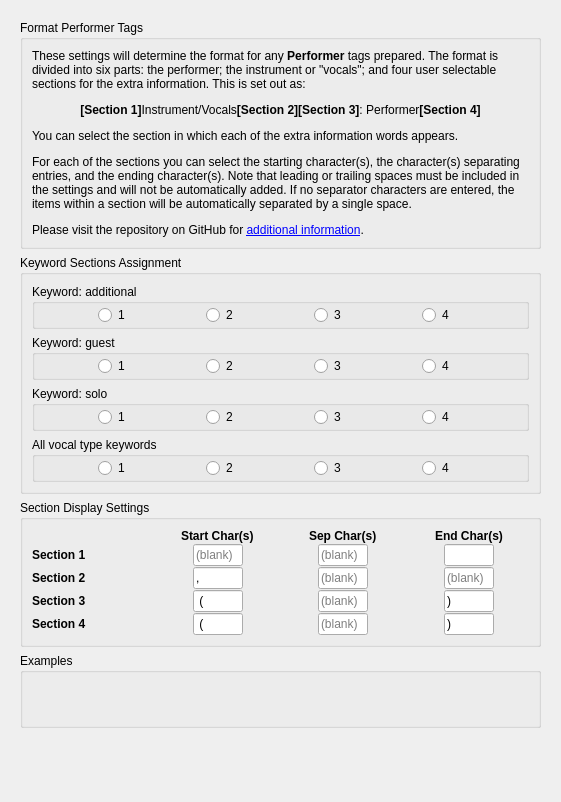
<?xml version="1.0" encoding="UTF-8"?>
<ui version="4.0">
 <class>FormatPerformerTagsOptionsPage</class>
 <widget class="QWidget" name="FormatPerformerTagsOptionsPage">
  <property name="geometry">
   <rect>
    <x>0</x>
    <y>0</y>
    <width>561</width>
    <height>802</height>
   </rect>
  </property>
  <property name="minimumSize">
   <size>
    <width>360</width>
    <height>0</height>
   </size>
  </property>
  <property name="windowTitle">
   <string>Form</string>
  </property>
  <layout class="QVBoxLayout" name="verticalLayout">
   <item>
    <widget class="QScrollArea" name="scrollArea">
     <property name="frameShape">
      <enum>QFrame::NoFrame</enum>
     </property>
     <property name="widgetResizable">
      <bool>true</bool>
     </property>
     <widget class="QWidget" name="scrollAreaWidgetContents">
      <property name="geometry">
       <rect>
        <x>0</x>
        <y>-13</y>
        <width>529</width>
        <height>848</height>
       </rect>
      </property>
      <layout class="QVBoxLayout" name="verticalLayout_2">
       <item>
        <widget class="QGroupBox" name="gb_description">
         <property name="title">
          <string>Format Performer Tags</string>
         </property>
         <layout class="QVBoxLayout" name="verticalLayout_3">
          <item>
           <widget class="QLabel" name="format_description">
            <property name="sizePolicy">
             <sizepolicy hsizetype="Preferred" vsizetype="Minimum">
              <horstretch>0</horstretch>
              <verstretch>0</verstretch>
             </sizepolicy>
            </property>
            <property name="text">
             <string>&lt;html&gt;&lt;head/&gt;&lt;body&gt;&lt;p&gt;These settings will determine the format for any &lt;span style=&quot; font-weight:600;&quot;&gt;Performer&lt;/span&gt; tags prepared. The format is divided into six parts: the performer; the instrument or &amp;quot;vocals&amp;quot;; and four user selectable sections for the extra information. This is set out as:&lt;/p&gt;&lt;p align=&quot;center&quot;&gt;&lt;span style=&quot; font-weight:600;&quot;&gt;[Section 1]&lt;/span&gt;Instrument/Vocals&lt;span style=&quot; font-weight:600;&quot;&gt;[Section 2][Section 3]&lt;/span&gt;: Performer&lt;span style=&quot; font-weight:600;&quot;&gt;[Section 4]&lt;/span&gt;&lt;/p&gt;&lt;p&gt;You can select the section in which each of the extra information words appears.&lt;/p&gt;&lt;p&gt;For each of the sections you can select the starting character(s), the character(s) separating entries, and the ending character(s). Note that leading or trailing spaces must be included in the settings and will not be automatically added. If no separator characters are entered, the items within a section will be automatically separated by a single space.&lt;/p&gt;&lt;p&gt;Please visit the repository on GitHub for &lt;a href=&quot;https://github.com/rdswift/picard-plugins/blob/2.0_RDS_Plugins/plugins/format_performer_tags/docs/README.md&quot;&gt;&lt;span style=&quot; text-decoration: underline; color:#0000ff;&quot;&gt;additional information&lt;/span&gt;&lt;/a&gt;.&lt;/p&gt;&lt;/body&gt;&lt;/html&gt;</string>
            </property>
            <property name="wordWrap">
             <bool>true</bool>
            </property>
           </widget>
          </item>
         </layout>
        </widget>
       </item>
       <item>
        <widget class="QGroupBox" name="gb_word_groups">
         <property name="title">
          <string>Keyword Sections Assignment</string>
         </property>
         <layout class="QVBoxLayout" name="verticalLayout_5">
          <item>
           <widget class="QGroupBox" name="group_additonal">
            <property name="title">
             <string>Keyword: additional</string>
            </property>
            <layout class="QHBoxLayout" name="horizontalLayout">
             <property name="leftMargin">
              <number>1</number>
             </property>
             <property name="topMargin">
              <number>1</number>
             </property>
             <property name="rightMargin">
              <number>1</number>
             </property>
             <property name="bottomMargin">
              <number>1</number>
             </property>
             <item>
              <widget class="QRadioButton" name="additional_rb_1">
               <property name="maximumSize">
                <size>
                 <width>40</width>
                 <height>16777215</height>
                </size>
               </property>
               <property name="text">
                <string>1</string>
               </property>
              </widget>
             </item>
             <item>
              <widget class="QRadioButton" name="additional_rb_2">
               <property name="maximumSize">
                <size>
                 <width>40</width>
                 <height>16777215</height>
                </size>
               </property>
               <property name="text">
                <string>2</string>
               </property>
              </widget>
             </item>
             <item>
              <widget class="QRadioButton" name="additional_rb_3">
               <property name="maximumSize">
                <size>
                 <width>40</width>
                 <height>16777215</height>
                </size>
               </property>
               <property name="text">
                <string>3</string>
               </property>
              </widget>
             </item>
             <item>
              <widget class="QRadioButton" name="additional_rb_4">
               <property name="maximumSize">
                <size>
                 <width>40</width>
                 <height>16777215</height>
                </size>
               </property>
               <property name="text">
                <string>4</string>
               </property>
              </widget>
             </item>
            </layout>
           </widget>
          </item>
          <item>
           <widget class="QGroupBox" name="group_guest">
            <property name="title">
             <string>Keyword: guest</string>
            </property>
            <layout class="QHBoxLayout" name="horizontalLayout_2">
             <property name="leftMargin">
              <number>1</number>
             </property>
             <property name="topMargin">
              <number>1</number>
             </property>
             <property name="rightMargin">
              <number>1</number>
             </property>
             <property name="bottomMargin">
              <number>1</number>
             </property>
             <item>
              <widget class="QRadioButton" name="guest_rb_1">
               <property name="maximumSize">
                <size>
                 <width>40</width>
                 <height>16777215</height>
                </size>
               </property>
               <property name="text">
                <string>1</string>
               </property>
              </widget>
             </item>
             <item>
              <widget class="QRadioButton" name="guest_rb_2">
               <property name="maximumSize">
                <size>
                 <width>40</width>
                 <height>16777215</height>
                </size>
               </property>
               <property name="text">
                <string>2</string>
               </property>
              </widget>
             </item>
             <item>
              <widget class="QRadioButton" name="guest_rb_3">
               <property name="maximumSize">
                <size>
                 <width>40</width>
                 <height>16777215</height>
                </size>
               </property>
               <property name="text">
                <string>3</string>
               </property>
              </widget>
             </item>
             <item>
              <widget class="QRadioButton" name="guest_rb_4">
               <property name="maximumSize">
                <size>
                 <width>40</width>
                 <height>16777215</height>
                </size>
               </property>
               <property name="text">
                <string>4</string>
               </property>
              </widget>
             </item>
            </layout>
           </widget>
          </item>
          <item>
           <widget class="QGroupBox" name="group_solo">
            <property name="title">
             <string>Keyword: solo</string>
            </property>
            <layout class="QHBoxLayout" name="horizontalLayout_3">
             <property name="leftMargin">
              <number>1</number>
             </property>
             <property name="topMargin">
              <number>1</number>
             </property>
             <property name="rightMargin">
              <number>1</number>
             </property>
             <property name="bottomMargin">
              <number>1</number>
             </property>
             <item>
              <widget class="QRadioButton" name="solo_rb_1">
               <property name="maximumSize">
                <size>
                 <width>40</width>
                 <height>16777215</height>
                </size>
               </property>
               <property name="text">
                <string>1</string>
               </property>
              </widget>
             </item>
             <item>
              <widget class="QRadioButton" name="solo_rb_2">
               <property name="maximumSize">
                <size>
                 <width>40</width>
                 <height>16777215</height>
                </size>
               </property>
               <property name="text">
                <string>2</string>
               </property>
              </widget>
             </item>
             <item>
              <widget class="QRadioButton" name="solo_rb_3">
               <property name="maximumSize">
                <size>
                 <width>40</width>
                 <height>16777215</height>
                </size>
               </property>
               <property name="text">
                <string>3</string>
               </property>
              </widget>
             </item>
             <item>
              <widget class="QRadioButton" name="solo_rb_4">
               <property name="maximumSize">
                <size>
                 <width>40</width>
                 <height>16777215</height>
                </size>
               </property>
               <property name="text">
                <string>4</string>
               </property>
              </widget>
             </item>
            </layout>
           </widget>
          </item>
          <item>
           <widget class="QGroupBox" name="group_vocals">
            <property name="title">
             <string>All vocal type keywords</string>
            </property>
            <layout class="QHBoxLayout" name="horizontalLayout_4">
             <property name="leftMargin">
              <number>1</number>
             </property>
             <property name="topMargin">
              <number>1</number>
             </property>
             <property name="rightMargin">
              <number>1</number>
             </property>
             <property name="bottomMargin">
              <number>1</number>
             </property>
             <item>
              <widget class="QRadioButton" name="vocals_rb_1">
               <property name="minimumSize">
                <size>
                 <width>40</width>
                 <height>20</height>
                </size>
               </property>
               <property name="maximumSize">
                <size>
                 <width>40</width>
                 <height>16777215</height>
                </size>
               </property>
               <property name="text">
                <string>1</string>
               </property>
              </widget>
             </item>
             <item>
              <widget class="QRadioButton" name="vocals_rb_2">
               <property name="maximumSize">
                <size>
                 <width>40</width>
                 <height>16777215</height>
                </size>
               </property>
               <property name="text">
                <string>2</string>
               </property>
              </widget>
             </item>
             <item>
              <widget class="QRadioButton" name="vocals_rb_3">
               <property name="maximumSize">
                <size>
                 <width>40</width>
                 <height>16777215</height>
                </size>
               </property>
               <property name="text">
                <string>3</string>
               </property>
              </widget>
             </item>
             <item>
              <widget class="QRadioButton" name="vocals_rb_4">
               <property name="maximumSize">
                <size>
                 <width>40</width>
                 <height>16777215</height>
                </size>
               </property>
               <property name="text">
                <string>4</string>
               </property>
              </widget>
             </item>
            </layout>
           </widget>
          </item>
         </layout>
        </widget>
       </item>
       <item>
        <widget class="QGroupBox" name="gb_group_settings">
         <property name="title">
          <string>Section Display Settings</string>
         </property>
         <layout class="QVBoxLayout" name="verticalLayout_6">
          <item>
           <layout class="QGridLayout" name="gridLayout">
            <property name="verticalSpacing">
             <number>1</number>
            </property>
            <item row="2" column="0" alignment="Qt::AlignLeft">
             <widget class="QLabel" name="label_2">
              <property name="sizePolicy">
               <sizepolicy hsizetype="Minimum" vsizetype="Preferred">
                <horstretch>0</horstretch>
                <verstretch>0</verstretch>
               </sizepolicy>
              </property>
              <property name="font">
               <font>
                <weight>75</weight>
                <bold>true</bold>
               </font>
              </property>
              <property name="text">
               <string>Section 2</string>
              </property>
             </widget>
            </item>
            <item row="3" column="0" alignment="Qt::AlignLeft">
             <widget class="QLabel" name="label_3">
              <property name="sizePolicy">
               <sizepolicy hsizetype="Minimum" vsizetype="Preferred">
                <horstretch>0</horstretch>
                <verstretch>0</verstretch>
               </sizepolicy>
              </property>
              <property name="font">
               <font>
                <weight>75</weight>
                <bold>true</bold>
               </font>
              </property>
              <property name="text">
               <string>Section 3</string>
              </property>
             </widget>
            </item>
            <item row="1" column="1" alignment="Qt::AlignHCenter">
             <widget class="QLineEdit" name="format_group_1_start_char">
              <property name="maximumSize">
               <size>
                <width>50</width>
                <height>16777215</height>
               </size>
              </property>
              <property name="placeholderText">
               <string>(blank)</string>
              </property>
             </widget>
            </item>
            <item row="1" column="0" alignment="Qt::AlignLeft">
             <widget class="QLabel" name="label">
              <property name="sizePolicy">
               <sizepolicy hsizetype="Minimum" vsizetype="Preferred">
                <horstretch>0</horstretch>
                <verstretch>0</verstretch>
               </sizepolicy>
              </property>
              <property name="font">
               <font>
                <weight>75</weight>
                <bold>true</bold>
               </font>
              </property>
              <property name="text">
               <string>Section 1</string>
              </property>
             </widget>
            </item>
            <item row="4" column="0" alignment="Qt::AlignLeft">
             <widget class="QLabel" name="label_4">
              <property name="sizePolicy">
               <sizepolicy hsizetype="Minimum" vsizetype="Preferred">
                <horstretch>0</horstretch>
                <verstretch>0</verstretch>
               </sizepolicy>
              </property>
              <property name="font">
               <font>
                <weight>75</weight>
                <bold>true</bold>
               </font>
              </property>
              <property name="text">
               <string>Section 4</string>
              </property>
             </widget>
            </item>
            <item row="1" column="2" alignment="Qt::AlignHCenter">
             <widget class="QLineEdit" name="format_group_1_sep_char">
              <property name="maximumSize">
               <size>
                <width>50</width>
                <height>16777215</height>
               </size>
              </property>
              <property name="placeholderText">
               <string>(blank)</string>
              </property>
             </widget>
            </item>
            <item row="1" column="3" alignment="Qt::AlignHCenter">
             <widget class="QLineEdit" name="format_group_1_end_char">
              <property name="maximumSize">
               <size>
                <width>50</width>
                <height>16777215</height>
               </size>
              </property>
              <property name="text">
               <string> </string>
              </property>
              <property name="placeholderText">
               <string>(blank)</string>
              </property>
             </widget>
            </item>
            <item row="0" column="1" alignment="Qt::AlignHCenter">
             <widget class="QLabel" name="label_5">
              <property name="font">
               <font>
                <weight>75</weight>
                <bold>true</bold>
               </font>
              </property>
              <property name="text">
               <string>Start Char(s)</string>
              </property>
             </widget>
            </item>
            <item row="0" column="2" alignment="Qt::AlignHCenter">
             <widget class="QLabel" name="label_6">
              <property name="font">
               <font>
                <weight>75</weight>
                <bold>true</bold>
               </font>
              </property>
              <property name="text">
               <string>Sep Char(s)</string>
              </property>
             </widget>
            </item>
            <item row="0" column="3" alignment="Qt::AlignHCenter">
             <widget class="QLabel" name="label_7">
              <property name="font">
               <font>
                <weight>75</weight>
                <bold>true</bold>
               </font>
              </property>
              <property name="text">
               <string>End Char(s)</string>
              </property>
             </widget>
            </item>
            <item row="2" column="1" alignment="Qt::AlignHCenter">
             <widget class="QLineEdit" name="format_group_2_start_char">
              <property name="maximumSize">
               <size>
                <width>50</width>
                <height>16777215</height>
               </size>
              </property>
              <property name="text">
               <string>, </string>
              </property>
              <property name="placeholderText">
               <string>(blank)</string>
              </property>
             </widget>
            </item>
            <item row="3" column="1" alignment="Qt::AlignHCenter">
             <widget class="QLineEdit" name="format_group_3_start_char">
              <property name="maximumSize">
               <size>
                <width>50</width>
                <height>16777215</height>
               </size>
              </property>
              <property name="text">
               <string> (</string>
              </property>
              <property name="placeholderText">
               <string>(blank)</string>
              </property>
             </widget>
            </item>
            <item row="4" column="1" alignment="Qt::AlignHCenter">
             <widget class="QLineEdit" name="format_group_4_start_char">
              <property name="maximumSize">
               <size>
                <width>50</width>
                <height>16777215</height>
               </size>
              </property>
              <property name="text">
               <string> (</string>
              </property>
              <property name="placeholderText">
               <string>(blank)</string>
              </property>
             </widget>
            </item>
            <item row="2" column="2" alignment="Qt::AlignHCenter">
             <widget class="QLineEdit" name="format_group_2_sep_char">
              <property name="maximumSize">
               <size>
                <width>50</width>
                <height>16777215</height>
               </size>
              </property>
              <property name="placeholderText">
               <string>(blank)</string>
              </property>
             </widget>
            </item>
            <item row="3" column="2" alignment="Qt::AlignHCenter">
             <widget class="QLineEdit" name="format_group_3_sep_char">
              <property name="maximumSize">
               <size>
                <width>50</width>
                <height>16777215</height>
               </size>
              </property>
              <property name="placeholderText">
               <string>(blank)</string>
              </property>
             </widget>
            </item>
            <item row="4" column="2" alignment="Qt::AlignHCenter">
             <widget class="QLineEdit" name="format_group_4_sep_char">
              <property name="maximumSize">
               <size>
                <width>50</width>
                <height>16777215</height>
               </size>
              </property>
              <property name="placeholderText">
               <string>(blank)</string>
              </property>
             </widget>
            </item>
            <item row="2" column="3" alignment="Qt::AlignHCenter">
             <widget class="QLineEdit" name="format_group_2_end_char">
              <property name="maximumSize">
               <size>
                <width>50</width>
                <height>16777215</height>
               </size>
              </property>
              <property name="placeholderText">
               <string>(blank)</string>
              </property>
             </widget>
            </item>
            <item row="3" column="3" alignment="Qt::AlignHCenter">
             <widget class="QLineEdit" name="format_group_3_end_char">
              <property name="maximumSize">
               <size>
                <width>50</width>
                <height>16777215</height>
               </size>
              </property>
              <property name="text">
               <string>)</string>
              </property>
              <property name="placeholderText">
               <string>(blank)</string>
              </property>
             </widget>
            </item>
            <item row="4" column="3" alignment="Qt::AlignHCenter">
             <widget class="QLineEdit" name="format_group_4_end_char">
              <property name="maximumSize">
               <size>
                <width>50</width>
                <height>16777215</height>
               </size>
              </property>
              <property name="text">
               <string>)</string>
              </property>
              <property name="placeholderText">
               <string>(blank)</string>
              </property>
             </widget>
            </item>
           </layout>
          </item>
         </layout>
        </widget>
       </item>
       <item>
        <widget class="QGroupBox" name="gb_examples">
         <property name="title">
          <string>Examples</string>
         </property>
         <layout class="QVBoxLayout" name="verticalLayout_4">
          <item>
           <widget class="QLabel" name="example_instruments">
            <property name="text">
             <string/>
            </property>
           </widget>
          </item>
          <item>
           <widget class="QLabel" name="example_vocals">
            <property name="text">
             <string/>
            </property>
           </widget>
          </item>
         </layout>
        </widget>
       </item>
       <item>
        <spacer name="verticalSpacer">
         <property name="orientation">
          <enum>Qt::Vertical</enum>
         </property>
         <property name="sizeHint" stdset="0">
          <size>
           <width>20</width>
           <height>40</height>
          </size>
         </property>
        </spacer>
       </item>
      </layout>
     </widget>
    </widget>
   </item>
  </layout>
 </widget>
 <resources/>
 <connections/>
</ui>
